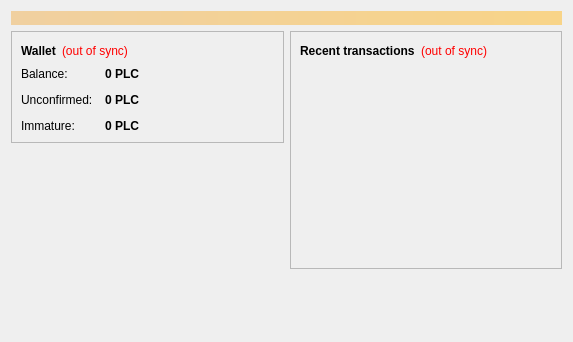
<?xml version="1.0" encoding="UTF-8"?>
<ui version="4.0">
 <class>OverviewPage</class>
 <widget class="QWidget" name="OverviewPage">
  <property name="geometry">
   <rect>
    <x>0</x>
    <y>0</y>
    <width>573</width>
    <height>342</height>
   </rect>
  </property>
  <property name="windowTitle">
   <string>Form</string>
  </property>
  <layout class="QVBoxLayout" name="topLayout">
   <item>
    <widget class="QLabel" name="labelAlerts">
     <property name="visible">
      <bool>false</bool>
     </property>
     <property name="styleSheet">
      <string notr="true">background-color: qlineargradient(x1: 0, y1: 0, x2: 1, y2: 0, stop:0 #F0D0A0, stop:1 #F8D488); color:#000000;</string>
     </property>
     <property name="wordWrap">
      <bool>true</bool>
     </property>
     <property name="margin">
      <number>3</number>
     </property>
    </widget>
   </item>
   <item>
    <layout class="QHBoxLayout" name="horizontalLayout" stretch="1,1">
     <item>
      <layout class="QVBoxLayout" name="verticalLayout_2">
       <item>
        <widget class="QFrame" name="frame">
         <property name="frameShape">
          <enum>QFrame::StyledPanel</enum>
         </property>
         <property name="frameShadow">
          <enum>QFrame::Raised</enum>
         </property>
         <layout class="QVBoxLayout" name="verticalLayout_4">
          <item>
           <layout class="QHBoxLayout" name="horizontalLayout_4">
            <item>
             <widget class="QLabel" name="label_5">
              <property name="font">
               <font>
                <weight>75</weight>
                <bold>true</bold>
               </font>
              </property>
              <property name="text">
               <string>Wallet</string>
              </property>
             </widget>
            </item>
            <item>
             <widget class="QLabel" name="labelWalletStatus">
              <property name="toolTip">
               <string>The displayed information may be out of date. Your wallet automatically synchronizes with the Bitcoin network after a connection is established, but this process has not completed yet.</string>
              </property>
              <property name="styleSheet">
               <string notr="true">QLabel { color: red; }</string>
              </property>
              <property name="text">
               <string notr="true">(out of sync)</string>
              </property>
              <property name="alignment">
               <set>Qt::AlignLeading|Qt::AlignLeft|Qt::AlignVCenter</set>
              </property>
             </widget>
            </item>
            <item>
             <spacer name="horizontalSpacer_2">
              <property name="orientation">
               <enum>Qt::Horizontal</enum>
              </property>
              <property name="sizeHint" stdset="0">
               <size>
                <width>40</width>
                <height>20</height>
               </size>
              </property>
             </spacer>
            </item>
           </layout>
          </item>
          <item>
           <layout class="QFormLayout" name="formLayout_2">
            <property name="fieldGrowthPolicy">
             <enum>QFormLayout::AllNonFixedFieldsGrow</enum>
            </property>
            <property name="horizontalSpacing">
             <number>12</number>
            </property>
            <property name="verticalSpacing">
             <number>12</number>
            </property>
            <item row="0" column="0">
             <widget class="QLabel" name="label">
              <property name="text">
               <string>Balance:</string>
              </property>
             </widget>
            </item>
            <item row="0" column="1">
             <widget class="QLabel" name="labelBalance">
              <property name="font">
               <font>
                <weight>75</weight>
                <bold>true</bold>
               </font>
              </property>
              <property name="cursor">
               <cursorShape>IBeamCursor</cursorShape>
              </property>
              <property name="toolTip">
               <string>Your current balance</string>
              </property>
              <property name="text">
               <string notr="true">0 PLC</string>
              </property>
              <property name="textInteractionFlags">
               <set>Qt::LinksAccessibleByMouse|Qt::TextSelectableByKeyboard|Qt::TextSelectableByMouse</set>
              </property>
             </widget>
            </item>
            <item row="1" column="0">
             <widget class="QLabel" name="label_3">
              <property name="text">
               <string>Unconfirmed:</string>
              </property>
             </widget>
            </item>
            <item row="1" column="1">
             <widget class="QLabel" name="labelUnconfirmed">
              <property name="font">
               <font>
                <weight>75</weight>
                <bold>true</bold>
               </font>
              </property>
              <property name="cursor">
               <cursorShape>IBeamCursor</cursorShape>
              </property>
              <property name="toolTip">
               <string>Total of transactions that have yet to be confirmed, and do not yet count toward the current balance</string>
              </property>
              <property name="text">
               <string notr="true">0 PLC</string>
              </property>
              <property name="textInteractionFlags">
               <set>Qt::LinksAccessibleByMouse|Qt::TextSelectableByKeyboard|Qt::TextSelectableByMouse</set>
              </property>
             </widget>
            </item>
            <item row="2" column="0">
             <widget class="QLabel" name="labelImmatureText">
              <property name="text">
               <string>Immature:</string>
              </property>
             </widget>
            </item>
            <item row="2" column="1">
             <widget class="QLabel" name="labelImmature">
              <property name="font">
               <font>
                <weight>75</weight>
                <bold>true</bold>
               </font>
              </property>
              <property name="toolTip">
               <string>Mined balance that has not yet matured</string>
              </property>
              <property name="text">
               <string notr="true">0 PLC</string>
              </property>
              <property name="textInteractionFlags">
               <set>Qt::LinksAccessibleByMouse|Qt::TextSelectableByKeyboard|Qt::TextSelectableByMouse</set>
              </property>
             </widget>
            </item>
           </layout>
          </item>
         </layout>
        </widget>
       </item>
       <item>
        <spacer name="verticalSpacer">
         <property name="orientation">
          <enum>Qt::Vertical</enum>
         </property>
         <property name="sizeHint" stdset="0">
          <size>
           <width>20</width>
           <height>40</height>
          </size>
         </property>
        </spacer>
       </item>
      </layout>
     </item>
     <item>
      <layout class="QVBoxLayout" name="verticalLayout_3">
       <item>
        <widget class="QFrame" name="frame_2">
         <property name="frameShape">
          <enum>QFrame::StyledPanel</enum>
         </property>
         <property name="frameShadow">
          <enum>QFrame::Raised</enum>
         </property>
         <layout class="QVBoxLayout" name="verticalLayout">
          <item>
           <layout class="QHBoxLayout" name="horizontalLayout_2">
            <item>
             <widget class="QLabel" name="label_4">
              <property name="text">
               <string>&lt;b&gt;Recent transactions&lt;/b&gt;</string>
              </property>
             </widget>
            </item>
            <item>
             <widget class="QLabel" name="labelTransactionsStatus">
              <property name="toolTip">
               <string>The displayed information may be out of date. Your wallet automatically synchronizes with the Bitcoin network after a connection is established, but this process has not completed yet.</string>
              </property>
              <property name="styleSheet">
               <string notr="true">QLabel { color: red; }</string>
              </property>
              <property name="text">
               <string notr="true">(out of sync)</string>
              </property>
              <property name="alignment">
               <set>Qt::AlignRight|Qt::AlignTrailing|Qt::AlignVCenter</set>
              </property>
             </widget>
            </item>
            <item>
             <spacer name="horizontalSpacer">
              <property name="orientation">
               <enum>Qt::Horizontal</enum>
              </property>
              <property name="sizeHint" stdset="0">
               <size>
                <width>40</width>
                <height>20</height>
               </size>
              </property>
             </spacer>
            </item>
           </layout>
          </item>
          <item>
           <widget class="QListView" name="listTransactions">
            <property name="styleSheet">
             <string notr="true">QListView { background: transparent; }</string>
            </property>
            <property name="frameShape">
             <enum>QFrame::NoFrame</enum>
            </property>
            <property name="verticalScrollBarPolicy">
             <enum>Qt::ScrollBarAlwaysOff</enum>
            </property>
            <property name="horizontalScrollBarPolicy">
             <enum>Qt::ScrollBarAlwaysOff</enum>
            </property>
            <property name="selectionMode">
             <enum>QAbstractItemView::NoSelection</enum>
            </property>
           </widget>
          </item>
         </layout>
        </widget>
       </item>
       <item>
        <spacer name="verticalSpacer_2">
         <property name="orientation">
          <enum>Qt::Vertical</enum>
         </property>
         <property name="sizeHint" stdset="0">
          <size>
           <width>20</width>
           <height>40</height>
          </size>
         </property>
        </spacer>
       </item>
      </layout>
     </item>
    </layout>
   </item>
  </layout>
 </widget>
 <resources/>
 <connections/>
</ui>
